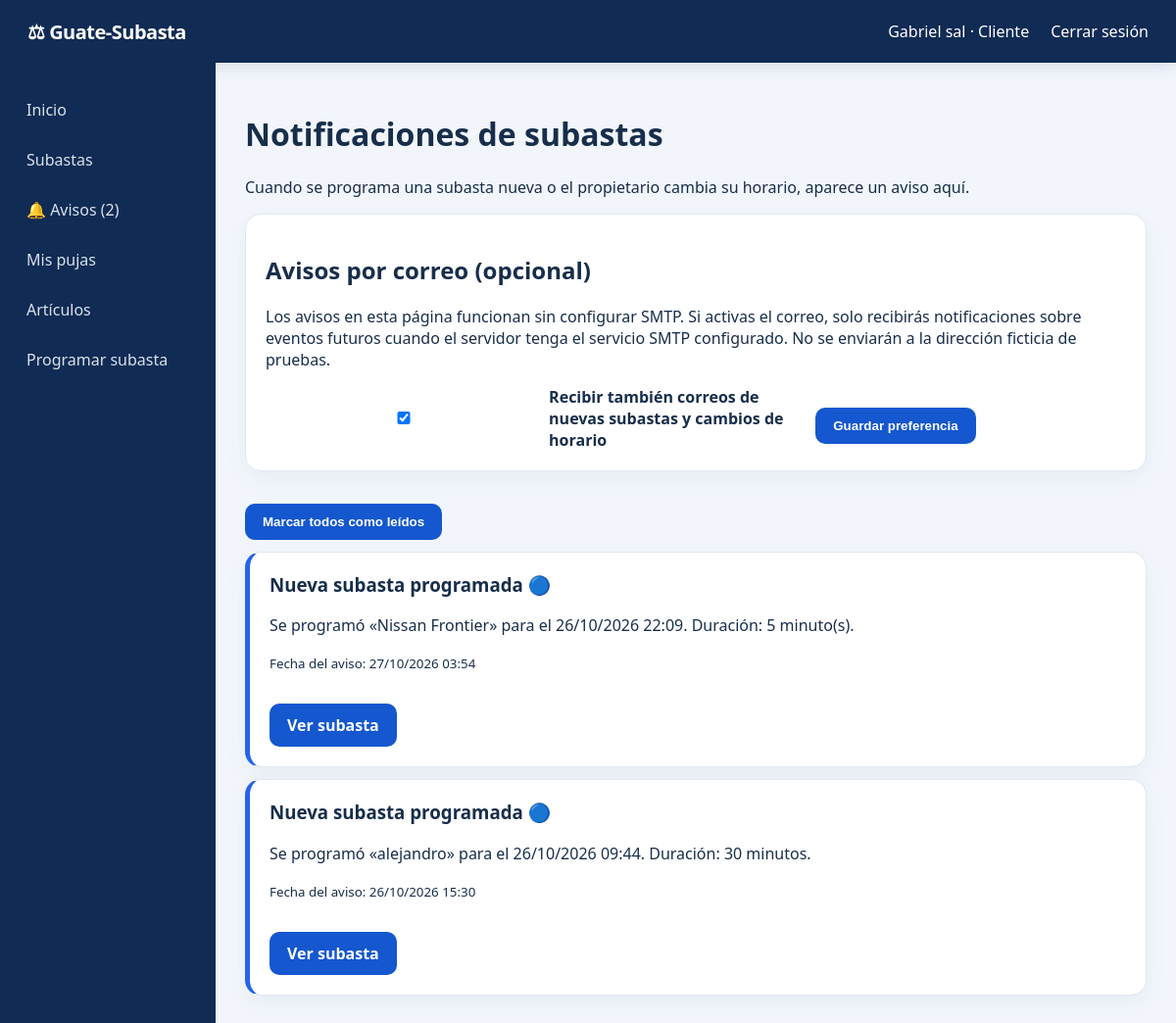
Screenshot of /index.php?page=avisos-subastas (signed in) with the database file from the repository.
### tables this page shows
CREATE TABLE `usuarios` (
  `id` int(11) NOT NULL,
  `nombre` varchar(100) NOT NULL,
  `email` varchar(150) NOT NULL,
  `password_hash` varchar(255) NOT NULL,
  `rol_id` int(11) NOT NULL,
  `activo` tinyint(1) DEFAULT 1,
  `creado_en` timestamp NOT NULL DEFAULT current_timestamp()
);

CREATE TABLE `roles` (
  `id` int(11) NOT NULL,
  `nombre` varchar(30) NOT NULL
);

CREATE TABLE `preferencias_avisos_subastas` (
  `usuario_id` int(11) NOT NULL,
  `correo_habilitado` tinyint(1) NOT NULL DEFAULT 0,
  `actualizado_en` timestamp NOT NULL DEFAULT current_timestamp() ON UPDATE current_timestamp()
);

CREATE TABLE `avisos_subastas` (
  `id` bigint(20) UNSIGNED NOT NULL,
  `subasta_id` int(11) NOT NULL,
  `creado_por` int(11) NOT NULL,
  `tipo` enum('programada','reprogramada','cierre_modificado') NOT NULL,
  `titulo` varchar(200) NOT NULL,
  `mensaje` varchar(500) NOT NULL,
  `fecha_inicio` datetime NOT NULL,
  `fecha_fin` datetime NOT NULL,
  `creado_en` timestamp NOT NULL DEFAULT current_timestamp()
);

### extras/rutas.php (called while the page is built, shortened)
<?php
require_once __DIR__.'/agenda_rutas.php';

### index.php (called while the page is built, shortened)
<?php
require_once __DIR__.'/config/helpers.php';
$db = Database::connect();
if (!empty($_SESSION['user']['id'])) {
    $q = $db->prepare("SELECT u.id,u.nombre,u.email,r.nombre AS rol FROM usuarios u JOIN roles r ON r.id=u.rol_id WHERE u.id=? AND u.activo=1");
    $q->execute([(int)$_SESSION['user']['id']]);
}
require_once __DIR__ . '/extras/rutas.php';
require __DIR__.'/views/layouts/header.php';
require __DIR__ . '/views/layouts/footer.php';

### config/helpers.php (called while the page is built, shortened)
<?php
function e($value): string { return htmlspecialchars((string)$value, ENT_QUOTES, 'UTF-8'); }

### models/AgendaSubastas.php (called while the page is built, shortened)
<?php
class AgendaSubastas {
    public function noLeidos(int $userId): int {
        $q=$this->db->prepare('SELECT COUNT(*) FROM avisos_subastas v LEFT JOIN avisos_subastas_leidos l ON l.aviso_id=v.id AND l.usuario_id=? WHERE v.creado_por<>? AND l.aviso_id IS NULL');
        $q->execute([$userId,$userId]); return (int)$q->fetchColumn();
    }
    public function listado(int $userId): array {
        $q=$this->db->prepare('SELECT v.*, a.nombre articulo, (l.aviso_id IS NOT NULL) AS leido FROM avisos_subastas v JOIN subastas s ON s.id=v.subasta_id JOIN articulos a ON a.id=s.articulo_id LEFT JOIN avisos_subastas_leidos l ON l.aviso_id=v.id AND l.usuario_id=? WHERE v.creado_por<>? ORDER BY v.id DESC LIMIT 150');
        $q->execute([$userId,$userId]); return $q->fetchAll(PDO::FETCH_ASSOC);
    }
    public function correoActivo(int $userId): bool {
        $q=$this->db->prepare('SELECT correo_habilitado FROM preferencias_avisos_subastas WHERE usuario_id=?');
        $q->execute([$userId]); return (bool)$q->fetchColumn();
    }
}

### views/cliente/avisos_subastas.php (the view, shortened to what this page needs)
<h1>Notificaciones de subastas</h1>
<p>Cuando se programa una subasta nueva o el propietario cambia su horario, aparece un aviso aquí.</p>
<section class="panel" style="margin-bottom:18px">
 <h2>Avisos por correo (opcional)</h2>
 <p>Los avisos en esta página funcionan sin configurar SMTP. Si activas el correo, solo recibirás notificaciones sobre eventos futuros cuando el servidor tenga el servicio SMTP configurado. No se enviarán a la dirección ficticia de pruebas.</p>
 <form method="post" action="index.php?action=preferencias_avisos" style="display:flex;align-items:center;gap:12px;flex-wrap:wrap">
   <label style="display:flex;align-items:center;gap:8px;margin:0">
     <input type="checkbox" name="correo_habilitado" value="1" <?=$correoAgenda?'checked':''?>>
     Recibir también correos de nuevas subastas y cambios de horario
   </label>
   <button type="submit">Guardar preferencia</button>
 </form>
</section>
<?php if ($avisosAgenda): ?>
<form action="index.php?action=marcar_avisos" method="post" style="margin-bottom:12px">
 <button type="submit">Marcar todos como leídos</button>
</form>
<div style="display:grid;gap:12px">
<?php foreach($avisosAgenda as $av): ?>
  <section class="panel" style="border-left:5px solid <?=!$av['leido']?'#2563eb':'#cbd5e1'?>">
    <h3 style="margin-top:0"><?=e($av['titulo'])?> <?=!$av['leido']?'🔵':''?></h3>
    <p><?=e($av['mensaje'])?></p>
    <p><small>Fecha del aviso: <?=e(date('d/m/Y H:i',strtotime($av['creado_en'])))?></small></p>
    <a class="button" href="index.php?page=detalle&amp;id=<?=(int)$av['subasta_id']?>">Ver subasta</a>
  </section>
<?php endforeach; ?>
</div>
<?php else: ?>
<section class="panel"><p>No hay avisos de nuevas subastas por ahora. Los eventos futuros aparecerán aquí.</p></section>
<?php endif; ?>

### views/layouts/header.php (shortened to what this page needs)
<?php $user=$_SESSION['user']??null; ?>
<!doctype html><html lang="es"><head><meta charset="utf-8"><meta name="viewport" content="width=device-width,initial-scale=1">
<title>Guate-Subasta</title><link rel="stylesheet" href="assets/css/styles.css"></head><body>
<header><a class="brand" href="index.php">⚖ Guate-Subasta</a>
<nav><?php if($user): ?><span><?=e($user['nombre'])?> · <?=e($user['rol'])?></span><a href="index.php?page=logout">Cerrar sesión</a><?php endif;?></nav></header>
<div class="shell">
<?php if($user): ?><aside>
<a href="index.php?page=dashboard">Inicio</a>
<a href="index.php?page=catalogo">Subastas</a>
<?php if ($user): ?>
<?php $avisosPendientes=0; try { if (class_exists('AgendaSubastas')) $avisosPendientes=(new AgendaSubastas($db))->noLeidos((int)$user['id']); } catch(Throwable $ignorado) {} ?>
<a href="index.php?page=avisos-subastas">🔔 Avisos<?= $avisosPendientes>0?' ('.(int)$avisosPendientes.')':'' ?></a>
<?php endif; ?>
<?php if($user['rol']==='Cliente'): ?><a href="index.php?page=mis-pujas">Mis pujas</a><?php endif;?>
<?php if(in_array($user['rol'],['Cliente','Subastador','Administrador'])): ?><a href="index.php?page=articulos">Artículos</a><a href="index.php?page=programar">Programar subasta</a><?php endif;?>
</aside><?php endif;?><main>

### assets/css/styles.css (style rules this page uses)
* { box-sizing:border-box }
body { margin:0;font-family:Arial,sans-serif;background:#f5f7fa;color:#17202a }
a { color:#1769aa;text-decoration:none }
header { height:64px;background:#102a43;color:white;display:flex;align-items:center;justify-content:space-between;padding:0 28px }
header a { color:white }
.brand { font-size:20px;font-weight:bold }
nav { display:flex;gap:22px;align-items:center }
.shell { display:flex;min-height:calc(100vh - 64px) }
aside { width:220px;background:#102a43;padding:25px 15px }
aside a { display:block;color:#d9e2ec;padding:12px;border-radius:7px;margin-bottom:5px }
main { flex:1;padding:30px;max-width:1400px }
label { display:block;font-weight:bold;margin:14px 0 6px }
input,select,textarea { width:100%;padding:11px;border:1px solid #ccd5df;border-radius:6px;background:white }
button,.button { display:inline-block;background:#c99a2e;color:white;border:0;padding:11px 18px;border-radius:6px;font-weight:bold;cursor:pointer;margin-top:15px }
.card,.panel,.stats div { background:white;border:1px solid #e1e7ee;border-radius:10px;padding:20px }
:root { --blue:#1457cf;--navy:#102b54;--border:#e0e7f1 }
body { background:#f2f6fc;color:#172e4b;font-family:system-ui,-apple-system,Segoe UI,Arial,sans-serif }
header,aside { background:var(--navy) }
header { box-shadow:0 4px 16px #071f421c }
.brand { font-weight:800;letter-spacing:-.5px }
main { min-width:0;width:100% }
.card,.panel,.stats div { border:1px solid var(--border);border-radius:16px;box-shadow:0 8px 26px #0b35620d }
button,.button { background:var(--blue);border-radius:10px }
input,textarea,select { max-width:100%;min-width:0 }

### rows the page displays
usuarios: nombre "Gabriel sal", rol.nombre "Cliente"
preferencias_avisos_subastas: correo_habilitado "☑"
avisos_subastas: titulo "Nueva subasta programada", mensaje "Se programó «Nissan Frontier» para el 26/10/2026 22:09. Duración: 5 minuto(s).", creado_en "27/10/2026 03:54"
avisos_subastas: titulo "Nueva subasta programada", mensaje "Se programó «alejandro» para el 26/10/2026 09:44. Duración: 30 minutos.", creado_en "26/10/2026 15:30"

### other values shown
$avisosPendientes "2"
